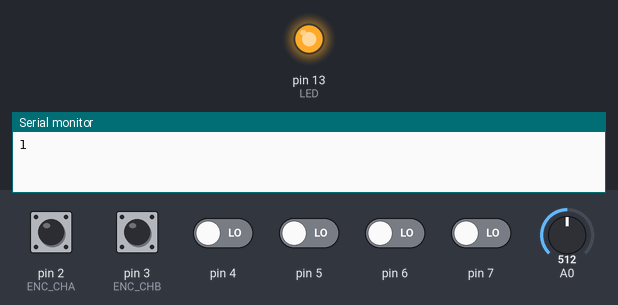
A sketch run on a simulated Arduino Uno, built with avr-gcc and run on an emulated ATmega328P. On the bench: output pins drawn as LEDs (lit = HIGH), the last lines printed to the serial monitor. The inputs (shaded band) are chosen by the test bench; at power-on: pin 2 (ENC_CHA), pin 3 (ENC_CHB) HIGH, pin 4–7 LOW, A0 = 512.

Above: at 1.2 s.
1.3 s: A0 set to 226
2.8 s: A0 set to 198
At 4.1 s:
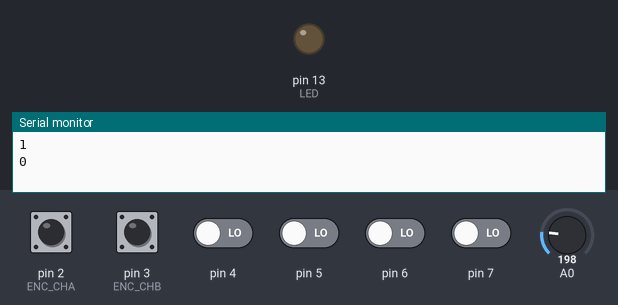
6.0 s: A0 set to 226
7.5 s: A0 set to 258
At 8.6 s:
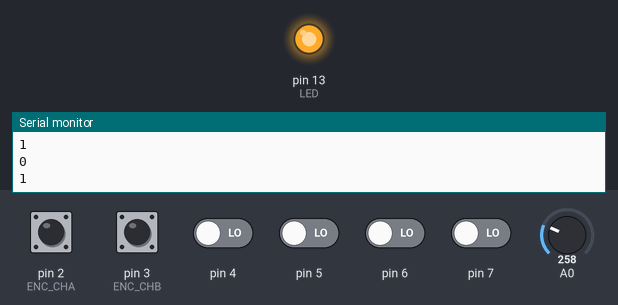
9.0 s: A0 set to 122
At 9.8 s:
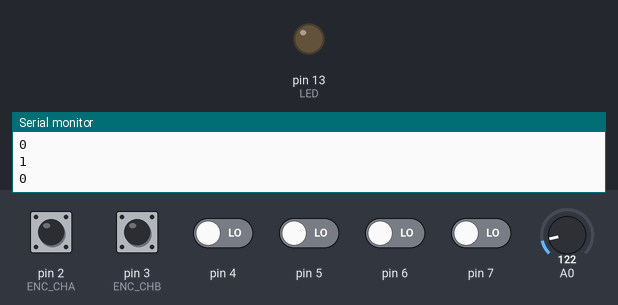
Timing chart, 0 to 11.5 s (numbered marks = the images above; inputs shaded):
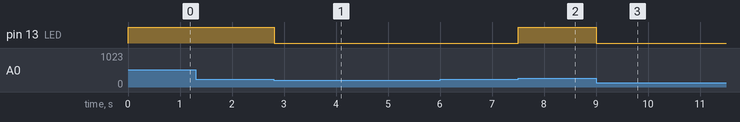

The sketch:

fork_3.ino
```cpp
/*
 * A sketch by Nicola Ariutti - 2018/03/01
 * Here I'm usign a custom prototype made
 * of 2 fork light switch SHARP GP1A51HRJ00F.
 *
 * The two fork are mounted on a codewheel and
 * properly spaced apart in order to create the
 * quadrature pattern.
 */

// ENCODER STUFF ******************************/
const int ENC_CHA = 2;
const int ENC_CHB = 3;
uint8_t shift = 2;

byte bCurrent;
byte bPrevious;

int integrator = 0;

enum STATE
{
  ENC_IDLE,
  ENC_CW,
  ENC_CCW
} state;

// Black dot reset stuff **********************/
// a threshold for the signal going from LOW to HIGH
const uint8_t TH_HI = 240;
// a threshold for the signal going from HIGH to LOW
const uint8_t TH_LO = 210;
// filter coefficients
float B, A = 0.3;
float value = 0.0;
boolean below = false;

// Serial Comm ********************************/
boolean bSendSerialData = false;

// Other stuff ********************************/
const int LED = 13;
const int DELAY_TIME = 5;

// TODO: map encoder on interrupts!!

// SETUP ///////////////////////////////////////
void setup()
{
  Serial.begin( 9600 );

  // turn off this annoying LED
  pinMode( LED, OUTPUT );
  digitalWrite( LED, LOW );

  // set pins as inputs
  pinMode( ENC_CHA, INPUT );
  pinMode( ENC_CHB, INPUT );

  bCurrent = (PIND >> shift) & B00000011;
  bPrevious = bCurrent;

  // filter stuff
  B = 1.0 - A;
}

// LOOP ////////////////////////////////////////
void loop()
{
  // read the status of the two pins
  // Do a bit shift operation to discard TX and RX bit information
  // Do an AND to discard information from the other digital pins
  bCurrent = (PIND >> shift) & B00000011;

  // encoder stuff
  if( bCurrent != bPrevious )
  {
    if( ( bCurrent == 1 && bPrevious == 0 ) ||
        ( bCurrent == 3 && bPrevious == 1 ) ||
        ( bCurrent == 2 && bPrevious == 3 ) ||
        ( bCurrent == 0 && bPrevious == 2 )
      )
    {
      state = ENC_CW;
      if(bCurrent == 0 && bPrevious == 2)
      {
        integrator ++;
        Serial.print(" CW: ");
        Serial.println(integrator);
        //if( bSendSerialData )
        //  Serial.write(1);
      }
    }
    else if( ( bCurrent == 2 && bPrevious == 0 ) ||
             ( bCurrent == 3 && bPrevious == 2 ) ||
             ( bCurrent == 1 && bPrevious == 3 ) ||
             ( bCurrent == 0 && bPrevious == 1 )
           )
    {
      state = ENC_CCW;
      if(bCurrent == 0 && bPrevious == 1)
      {
        integrator --;
        Serial.print("CCW: ");
        Serial.println(integrator);
        //if( bSendSerialData )
        //  Serial.write(2);
       }
    }
    bPrevious = bCurrent;
  }


  // Black dot stuff **************************/
  // filter stuff for black reset spot
  value = A*analogRead(A0) + B*value;
  if(!below && value > TH_HI)
  {
    below = true;
    digitalWrite(LED, HIGH);
    Serial.println(1);
    integrator = 0;

  }
  else if(below && value < TH_LO)
  {
    below = false;
    digitalWrite(LED, LOW);
    Serial.println(0);
  }

  delay(DELAY_TIME);
}

// SERIAL EVENT ////////////////////////////////
void serialEvent()
{
  byte b = Serial.read();
  if (b == 'o' || b == 'O')
    bSendSerialData = true;
  else if (b == 'c' || b == 'C')
    bSendSerialData = false;
  //else if (b == 'r')
    // do something like a reset
}
```

Measured:
- the behaviour switches between 210 and 209 on A0 (found by bisection; images 0 and 1)
- the behaviour switches between 240 and 241 on A0 (found by bisection; images 1 and 2)
- after the input at 1.3 s, every drawn part: stays the same
- after the input at 2.8 s, pin 13 (LED): HIGH → LOW at once
- after the input at 6.0 s, every drawn part: stays the same
- after the input at 7.5 s, pin 13 (LED): LOW → HIGH at once
- after the input at 9.0 s, pin 13 (LED): HIGH → LOW at once
